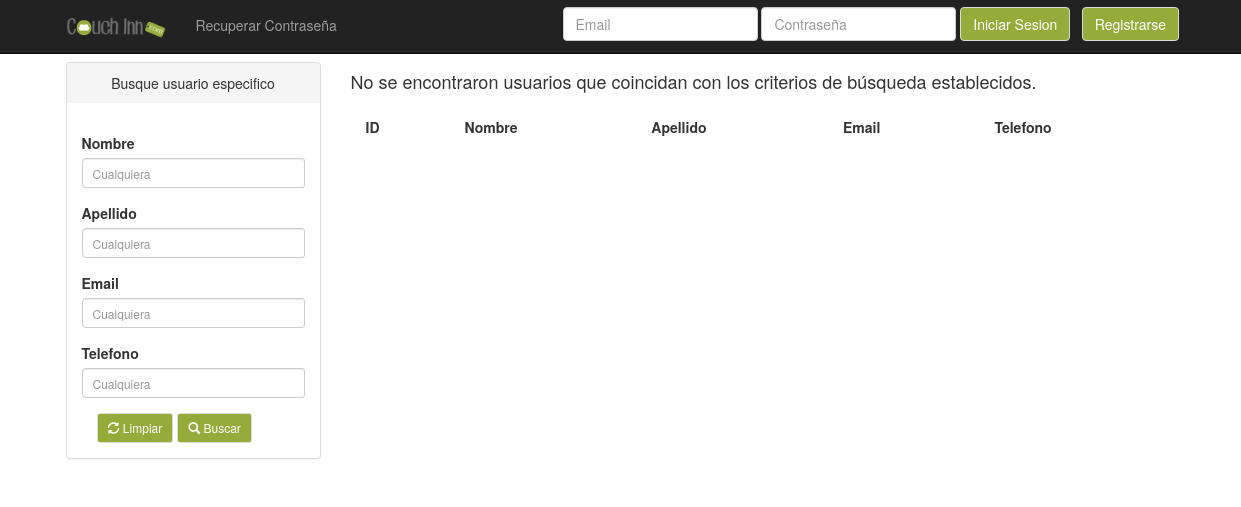
The app's page /manejo_usuarios.php, older data.
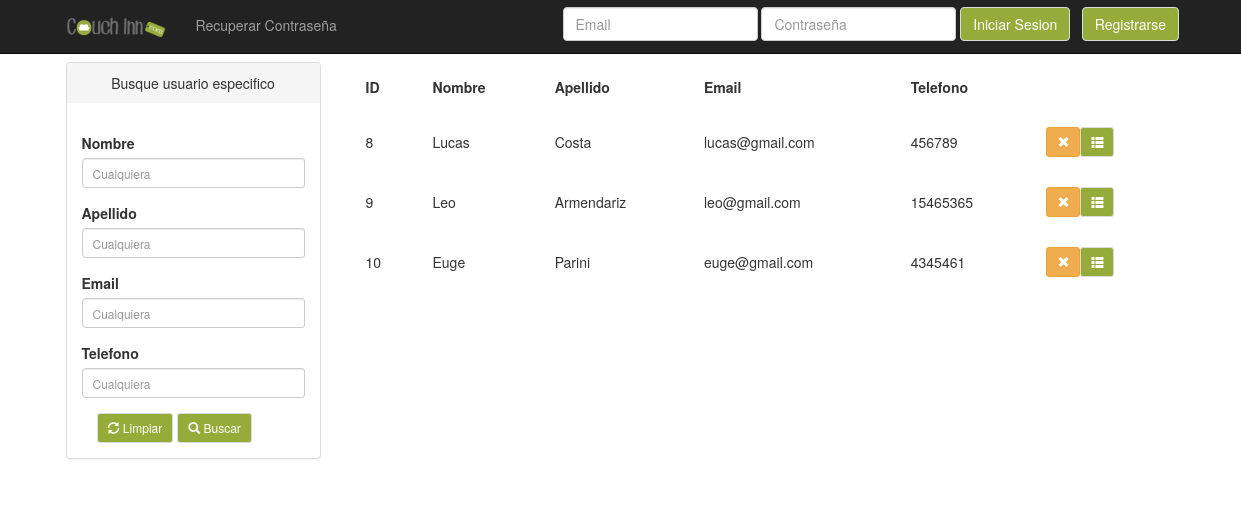
The same page, newer data.
### tables this page shows
CREATE TABLE IF NOT EXISTS `usuario` (
  `id_usuario` int(100) NOT NULL AUTO_INCREMENT,
  `email` varchar(30) NOT NULL,
  `nombre` varchar(35) NOT NULL,
  `apellido` varchar(35) NOT NULL,
  `fnac` date NOT NULL,
  `telefono` varchar(25) NOT NULL,
  `clave` varchar(15) NOT NULL,
  PRIMARY KEY (`id_usuario`) USING BTREE,
  UNIQUE KEY `email` (`email`),
  KEY `email_2` (`email`)
);

### listado_usuarios.php (the view, shortened to what this page needs)
<?php
	include_once("conectarBD.php");
	$query= "SELECT * FROM usuario WHERE (nombre LIKE '%".$_GET["nombre"]."%' AND apellido LIKE '%".$_GET["apellido"]."%' AND email LIKE '%".$_GET["email"]."%' AND telefono LIKE '%".$_GET["telefono"]."%' AND eliminado = 0)";
	$resultado= mysqli_query($conexion, $query);
	if (mysqli_num_rows($resultado) == 0) { ?>
		<h4>No se encontraron usuarios que coincidan con los criterios de búsqueda establecidos.</h4>
	<?php } ?>
<div class="list-group">
	<table style="width:100%">
		<tr>
			<th>ID</th>
			<th>Nombre</th>
			<th>Apellido</th>
			<th>Email</th>
			<th>Telefono</th>
		</tr>
	    <?php while ($row = mysqli_fetch_array($resultado))
	    {?>
			<form name ="formUsuarios" method ="post" action ="radioButton_listado_usuario.php">
			<tr>
				<td><?php echo($row["id_usuario"]);?></td>
				<td><?php echo($row["nombre"]);?></td>
				<td><?php echo($row["apellido"]);?></td>
				<td><?php echo($row["email"]);?></td>
				<td><?php echo($row["telefono"]);?></td>
				<td><button title = "Eliminar Usuario" type="submit" name = "eliminarUsuario" id="eliminarUsuario" onclick="return confirm('¿Esta seguro de que desea Eliminar el Usuario?')" class="btn btn-warning btn-sm "><i class = "glyphicon glyphicon-remove"></i></button><button title = "Ver Couchs" type="submit" name = "verCouchs" id="verCouchs" class="btn btn-primary btn-sm "><i class = "glyphicon glyphicon-th-list"></i></button></td>
			</tr>
			</form>
		<?php } ?>
	</table>
</div>

### manejo_usuarios.php (shortened to what this page needs)
<!DOCTYPE html>
<html>
	<head>
		<link href="bootstrap/css/bootstrap.min.css" rel="stylesheet">
        <link href="default.css" rel="stylesheet"><link rel="icon" href="img/logo.png">
	</head>
	<body>
		<?php
			include("navbar.php");?>
		<div class="container">
			<div class="col-md-3">
				<?php include("busqueda_personalizada_usuarios.php");?>
			</div>
			<div class="col-md-9">
				<?php include("listado_usuarios.php");?>
		        </div>
			</div>
	</body>
</html>

### navbar.php (shortened to what this page needs)
<?php
if( isset($_SESSION['sesion_usuario'])){
    if( isset($_SESSION['admin']) && ($_SESSION['admin'] == true)) {
    ?>
        <nav class="navbar navbar-inverse navbar-fixed-top" >
            <div class="container" >
                <div id = "navbar" class="navbar-collapse collapse" >
                    <ul class="nav navbar-nav" >
                        <li ><a href = "index.php" > <img class="img-responsive center-block" height = "40" width = "100" src="img/header.png"></a ></li >
                        <!--<li ><a href = "listado_tipos_hospedajes.php" > Listado de tipos de hospedajes</a ></li >
                        <li ><a href = "#" > Agregar tipos de hospedajes</a ></li >
                        <li ><a href = "#" > Modificar tipos de hospedajes</a ></li >
                        <li ><a href = "#" > Eliminar tipos de hospedajes</a ></li >-->
                        <li class="dropdown" >
                            <a href = "#" class="dropdown-toggle" data-toggle= "dropdown" role = "button" aria-haspopup = "true" aria-expanded = "false" > Manejar Tipos de Hospedaje <span class="caret" ></span ></a >
                            <ul class="dropdown-menu" >
                                <li ><a href = "listado_tipos_hospedajes.php" > Listado de tipos de hospedajes</a ></li >
                                <li ><a href = "alta_tipos_hospedaje_form.php" > Agregar tipos de hospedajes</a ></li >
                                <!--
                                <li ><a href = "modificar_tipos_hospedaje_form.php" > Modificar tipos de hospedajes</a ></li >
                                <li ><a href = "eliminar_tipos_hospedaje_form.php" > Eliminar tipos de hospedajes</a ></li >
                                -->
                            </ul >
                        </li >
                        <li class="dropdown" >
                            <a href = "#" class="dropdown-toggle" data-toggle= "dropdown" role = "button" aria-haspopup = "true" aria-expanded = "false" > Generar Listados <span class="caret" ></span ></a >
                            <ul class="dropdown-menu" >
                                <li>
                                <a href="listado_aceptadas_finalizadas_admin.php">Reservas</a>
                                </li>
                                <li>
                                <a href="manejo_usuarios.php">Usuarios</a>
                                </li>
                                <li>
                                <a href="listado_ganancias_admin.php">Ganancias</a>
                                </li>
                            </ul >
                        </li >
                        <li class="dropdown" >
                            <a href = "#" class="dropdown-toggle" data-toggle= "dropdown" role = "button" aria-haspopup = "true" aria-expanded = "false" > Administrador <span class="caret" ></span ></a >
                            <ul class="dropdown-menu" >
                                <li ><a href = "user_modForm.php" > Modificar perfil </a ></li >
                            </ul >
                        </li >
                    </ul >
                    <form id="user-session" class="form-inline pull-right" method="post" action="consultas/cerrar_sesion.php">
                        <button type="submit" class="btn btn-primary">Cerrar Sesion</button>
                    </form>
                </div >
            </div >
        </nav >
    <?php
         }else {
    ?>
    <nav class="navbar navbar-inverse navbar-fixed-top" >
        <div class="container" >
            <div id = "navbar" class="navbar-collapse collapse" >
                <ul class="nav navbar-nav" >
                    <li ><a href = "index.php" > <img class="img-responsive center-block" height = "40" width = "100" src="img/header.png"></a ></li >
                    <?php
                    $esPremium = true;
                            include_once("conectarBD.php");
                            $query= "SELECT id_usuario FROM premium WHERE id_usuario='".$_SESSION['id_usuario']."'";
                            $resultado_navbar= mysqli_query($conexion, $query);
                            if(mysqli_num_rows($resultado_navbar) == 0){ $esPremium = false;
                    ?>
                                <li ><a href = "hacerse_premium.php" > Ser Premium</a ></li >
                    <?php }  ?>
                    <li class="dropdown">
                        <a href = "#" class="dropdown-toggle" data-toggle= "dropdown" role = "button" aria-haspopup = "true" aria-expanded = "false" > Mis Couchs <span class="caret" ></span ></a >
                        <ul class="dropdown-menu" >
                            <li ><a href = "altaCouch.php" > Crear couch </a ></li >
                            <li ><a href = "listado_mis_couchs.php" > Ver mis couch </a ></li >
                        </ul>
                    </li>
                    <li class="dropdown" >
                        <a href = "#" class="dropdown-toggle" data-toggle= "dropdown" role = "button" aria-haspopup = "true" aria-expanded = "false" ><?php if($esPremium) { echo("<i class='glyphicon glyphicon-star-empty'></i>");} ?> <?php echo($_SESSION["nombre_completo"])?> <span class="caret" ></span ></a >
                        <ul class="dropdown-menu" >
                            <li ><a href = "verPerfil.php" > Ver perfil </a ></li >
                            <li ><a href = "user_modForm.php" > Modificar perfil </a ></li >
                        </ul >
                    </li >
                    <li>
                        <a href="puntuarHuespedes.php">Ver húespedes</a>
                    </li>
                    <li>
                        <a href="mis_reservas_realizadas.php">Mis reservas realizadas</a>
                    </li>
                    <li>
                        <a href="listadoMisHospedajes.php">Mis hospedajes</a>
                    </li>
                </ul >
                <form id="user-session" class="form-inline pull-right" method="post" action="consultas/cerrar_sesion.php">
                    <button type="submit" class="btn btn-primary">Cerrar Sesion</button>
                </form>
            </div >
        </div >
    </nav >
<?php }  } else { include("modal-Pass.php");?>
    <nav class="navbar navbar-inverse navbar-fixed-top" >
        <div class="container">
            <div id="navbar" class="navbar-collapse collapse">
                <ul class="nav navbar-nav">
                    <li ><a href = "index.php" > <img class="img-responsive center-block" height = "40" width = "100" src="img/header.png"></a ></li >
                    <li> <a href="#" data-toggle="modal" data-target="#modalRecPass"> Recuperar Contraseña </a>
                    </li>
                </ul>
                <form id="register" class="form-inline pull-right" method="get" action="user_form.php">
                    <button type="submit" class="btn btn-primary">Registrarse </button>
                </form>
                <form id="user-session" class="form-inline pull-right" method="post"  action="consultas/logueo_usuario.php">
                    <div class="form-group">
                        <input type="email" name="email" class="form-control" id="emailLoggin" placeholder="Email" maxlength="30" required>
                    </div>
                    <div class="form-group">
                        <input type="password" name="clave" class="form-control" id="claveLoggin" placeholder="Contraseña" maxlength="15" required>
                    </div>
                    <button type="submit" class="btn btn-primary">Iniciar Sesion</button>
                </form>
            </div>
        </div>
    </nav>
<?php } ?>

### busqueda_personalizada_usuarios.php (shortened to what this page needs)
<div class="panel-group">
    <div class="panel panel-default">
      <div class="panel-heading" align="center">Busque usuario especifico</div>
      <div class="panel-body">
        <form class="form-horizontal" role="form" method="GET" action="manejo_usuarios.php">
        <div class="form-group">
          <label for="contain">Nombre</label>
          <input class="form-control input-sm" type="text" value="<?php echo($_GET["nombre"]) ?>" name="nombre" id="nombre" maxlength="100" placeholder="Cualquiera" />
        </div>
        <div class="form-group">
          <label for="contain">Apellido</label>
          <input class="form-control input-sm" type="text"  value="<?php echo($_GET["apellido"]) ?>" name="apellido" id="apellido" maxlength="100" placeholder="Cualquiera"/>
        </div>
        <div class="form-group">
          <label for="contain">Email</label>
          <input class="form-control input-sm" type="text" value="<?php echo($_GET["email"]) ?>" name="email" id="email" maxlength="500" placeholder="Cualquiera" />
        </div>
        <div class="form-group">
          <label for="contain">Telefono</label>
          <input class="form-control input-sm" type="text"  value="<?php echo($_GET["telefono"]) ?>" name="telefono" id="telefono" onkeypress="return isNumberKey(event)" maxlength="25" placeholder="Cualquiera"/>
        </div>
        <div class="container">
            <button type="button" class="btn btn-primary btn-sm   " onclick="return limpiar();"><i class = "glyphicon glyphicon-refresh"></i> Limpiar</button>
            <button type="submit" id="btnBuscar" class="btn btn-primary btn-sm "><i class = "glyphicon glyphicon-search"></i> Buscar</span></button>
        </div>
      </form>
      </div>
    </div>
</div>

### default.css (style rules this page uses)
#navbar form { margin-top: 0.5em; margin-right: 1%; }

### listado_usuarios.php (style rules this page uses)
th, td { padding: 15px; }

Row changes from the older to the newer data that the page shows:
added usuario: id_usuario "8", nombre "Lucas", apellido "Costa", email "lucas@gmail.com", telefono "456789"
added usuario: id_usuario "9", nombre "Leo", apellido "Armendariz", email "leo@gmail.com", telefono "15465365"
added usuario: id_usuario "10", nombre "Euge", apellido "Parini", email "euge@gmail.com", telefono "4345461"
Text that changed along with them:
text no longer shown: "No se encontraron usuarios que coincidan con los criterios de búsqueda establecidos."
